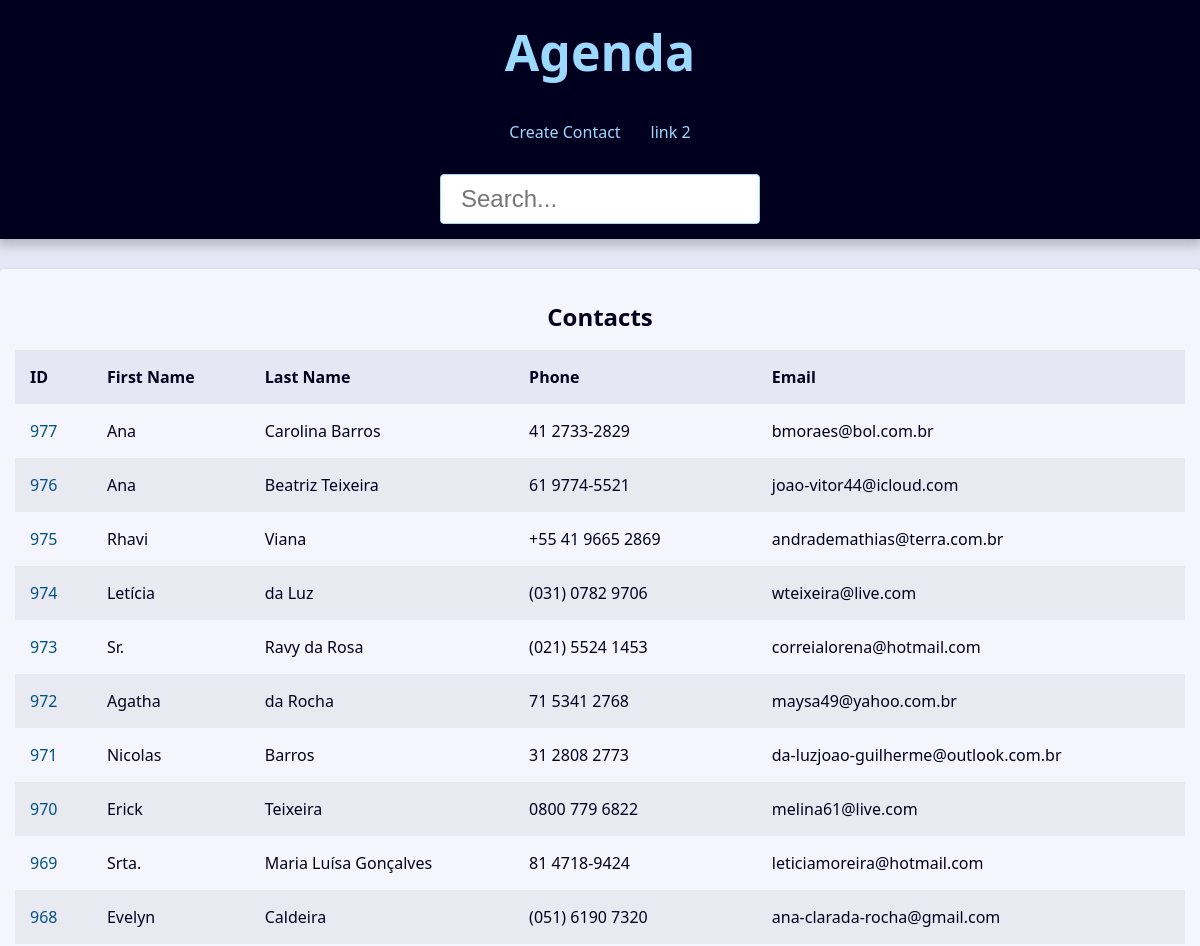
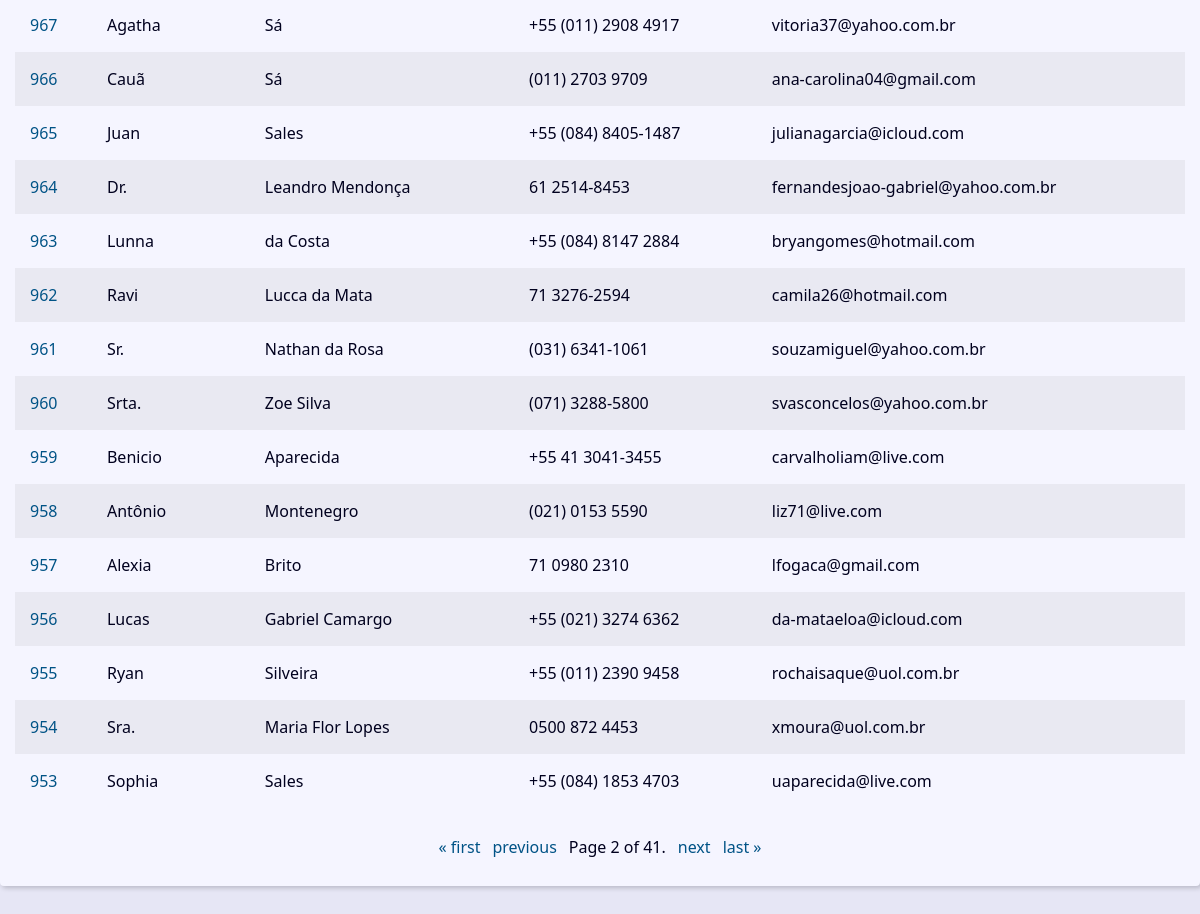
The page /?page=2&q= on the database its author committed (2 pictures, top to bottom).
### contact/models.py (models this page shows, shortened)
class Contact(models.Model):
    first_name = models.CharField(max_length=50)
    last_name = models.CharField(max_length=50)
    phone = models.CharField(max_length=50)
    email = models.EmailField(max_length=254, blank=True)
    created_date = models.DateTimeField(default=timezone.now)
    description = models.TextField( blank=True)
    show = models.BooleanField(default=True)
    picture = models.ImageField(blank=True, upload_to='pictures/%Y/%m/') # dentro media_root >> pictures/2025/10/
    category = models.ForeignKey(Category, on_delete=models.SET_NULL, null=True, blank=True)
    owner = models.ForeignKey(User, on_delete=models.SET_NULL, null=True, blank=True)

### contact/views/contact_views.py (the view)
# urls.py: path('', view=views.index, name='index'),
def index(request):
    contacts = Contact.objects.filter(show=True).order_by('-id')
    paginator = Paginator(contacts, 25)
    page_number = request.GET.get('page')
    page_obj = paginator.get_page(page_number)
    context = {"page_obj": page_obj, 'site_title': 'Contatos - '}
    return render(
        request,
        'contact/index.html',
        context
    )

### contact/templates/contact/index.html
{% extends "global/base.html" %}
{% block content %}
    {% if page_obj %}
        <div class="responsive-table">
            <table class="contacts-table">
                <caption class="table-caption">
                    Contacts
                </caption>
                <thead>
                    <tr class="table-row table-row-header">
                        <th class="table-header">ID</th>
                        <th class="table-header">First Name</th>
                        <th class="table-header">Last Name</th>
                        <th class="table-header">Phone</th>
                        <th class="table-header">Email</th>
                    </tr>
                </thead>
                <tbody>
                    {% for contact in page_obj %}
                        <tr class="table-row">
                            <td class="table-cel">
                                <a class="table-link"
                                href="{% url 'contact:contact' contact.id %}">
                                    {{ contact.id }}
                                </a>
                            </td>
                            <td class="table-cel">
                                {{ contact.first_name }}
                            </td>
                            <td class="table-cel">
                                {{ contact.last_name }}
                            </td>
                            <td class="table-cel">
                                {{ contact.phone }}
                            </td>
                            <td class="table-cel">
                                {{ contact.email }}
                            </td>
                        </tr>
                    {% endfor %}
                </tbody>
            </table>
        </div>
    {% else %}
        <div class="sigle-contact">
            <h1 class="sigle-contact-name">
                Nenhum contato encontrado
            </h1>
        </div>
    {% endif %}
{% endblock content %}

### base_static/global/css/style.css (style rules this page uses)
:root { --spacing: 1.5rem; --link-dark-color: rgb(0, 83, 134); --link-light-color: rgb(156, 217, 255); --clr-white: rgb(245, 245, 255); --clr-black: rgb(0, 0, 30); --clr-light-gray: rgb(230, 230, 245); --clr-dark-shadow-5: rgba(0, 0, 10, 5%); --clr-dark-shadow-10: rgba(0, 0, 10, 10%); --clr-dark-shadow-20: rgba(0, 0, 10, 20%); --clr-light-shadow-5: rgba(200, 200, 255, 5%); --clr-light-shadow-10: rgba(200, 200, 255, 10%); --clr-light-shadow-20: rgba(200, 200, 255, 20%); --main-page-width: 120rem; --table-min-width: 60rem; --biggest-font-size: 5rem; --bigger-font-size: 4rem; --big-font-size: 3.2rem; --medium-font-size: 2.4rem; --small-font-size: 1.6rem; --smaller-font-size: 1.4rem; --smallest-font-size: 1.2rem; --transition-fast: 300ms; --transition-medium: 600ms; --transition-slow: 1s; --default-border-radius: 4px; }
*, *::before, *::after { margin: 0; padding: 0; box-sizing: border-box; }
html { font-size: 62.5%; }
body { font-family: system-ui, -apple-system, BlinkMacSystemFont, 'Segoe UI', Roboto, Oxygen, Ubuntu, Cantarell, 'Open Sans', 'Helvetica Neue', sans-serif; line-height: 1.5; font-size: var(--small-font-size); color: var(--clr-black); -webkit-font-smoothing: antialiased; background: var(--clr-light-gray); }
.responsive-table { width: 100%; overflow-x: auto; }
.contacts-table { width: 100%; min-width: var(--table-min-width); border-collapse: collapse; }
.table-caption { font-size: var(--medium-font-size); font-weight: bold; padding: var(--spacing); }
.table-row { text-align: left; text-overflow: ellipsis; transition: background-color var(--transition-fast) ease-in-out; }
.table-row:nth-of-type(2n) { background: var(--clr-dark-shadow-5); }
.table-row-header { background: var(--clr-light-gray); color: var(--clr-black); }
.table-cel, .table-header { padding: var(--spacing); }
.table-link { color: var(--link-dark-color); transition: color var(--transition-fast) ease-in-out; text-decoration: none; }

### rows shown on the page
Contact: id "977", first_name "Ana", last_name "Carolina Barros", phone "41 2733-2829", email "bmoraes@bol.com.br"
Contact: id "976", first_name "Ana", last_name "Beatriz Teixeira", phone "61 9774-5521", email "joao-vitor44@icloud.com"
Contact: id "975", first_name "Rhavi", last_name "Viana", phone "+55 41 9665 2869", email "andrademathias@terra.com.br"
Contact: id "974", first_name "Letícia", last_name "da Luz", phone "(031) 0782 9706", email "wteixeira@live.com"
Contact: id "973", first_name "Sr.", last_name "Ravy da Rosa", phone "(021) 5524 1453", email "correialorena@hotmail.com"
Contact: id "972", first_name "Agatha", last_name "da Rocha", phone "71 5341 2768", email "maysa49@yahoo.com.br"
Contact: id "971", first_name "Nicolas", last_name "Barros", phone "31 2808 2773", email "da-luzjoao-guilherme@outlook.com.br"
Contact: id "970", first_name "Erick", last_name "Teixeira", phone "0800 779 6822", email "melina61@live.com"
Contact: id "969", first_name "Srta.", last_name "Maria Luísa Gonçalves", phone "81 4718-9424", email "leticiamoreira@hotmail.com"
Contact: id "968", first_name "Evelyn", last_name "Caldeira", phone "(051) 6190 7320", email "ana-clarada-rocha@gmail.com"
Contact: id "967", first_name "Agatha", last_name "Sá", phone "+55 (011) 2908 4917", email "vitoria37@yahoo.com.br"
Contact: id "966", first_name "Cauã", last_name "Sá", phone "(011) 2703 9709", email "ana-carolina04@gmail.com"
Contact: id "965", first_name "Juan", last_name "Sales", phone "+55 (084) 8405-1487", email "julianagarcia@icloud.com"
Contact: id "964", first_name "Dr.", last_name "Leandro Mendonça", phone "61 2514-8453", email "fernandesjoao-gabriel@yahoo.com.br"
Contact: id "963", first_name "Lunna", last_name "da Costa", phone "+55 (084) 8147 2884", email "bryangomes@hotmail.com"
Contact: id "962", first_name "Ravi", last_name "Lucca da Mata", phone "71 3276-2594", email "camila26@hotmail.com"
Contact: id "961", first_name "Sr.", last_name "Nathan da Rosa", phone "(031) 6341-1061", email "souzamiguel@yahoo.com.br"
Contact: id "960", first_name "Srta.", last_name "Zoe Silva", phone "(071) 3288-5800", email "svasconcelos@yahoo.com.br"
Contact: id "959", first_name "Benicio", last_name "Aparecida", phone "+55 41 3041-3455", email "carvalholiam@live.com"
Contact: id "958", first_name "Antônio", last_name "Montenegro", phone "(021) 0153 5590", email "liz71@live.com"
Contact: id "957", first_name "Alexia", last_name "Brito", phone "71 0980 2310", email "lfogaca@gmail.com"
Contact: id "956", first_name "Lucas", last_name "Gabriel Camargo", phone "+55 (021) 3274 6362", email "da-mataeloa@icloud.com"
Contact: id "955", first_name "Ryan", last_name "Silveira", phone "+55 (011) 2390 9458", email "rochaisaque@uol.com.br"
Contact: id "954", first_name "Sra.", last_name "Maria Flor Lopes", phone "0500 872 4453", email "xmoura@uol.com.br"
Contact: id "953", first_name "Sophia", last_name "Sales", phone "+55 (084) 1853 4703", email "uaparecida@live.com"

### other values the page prints
{{ page_obj.number }} "2"
{{ page_obj.paginator.num_pages }} "41"
